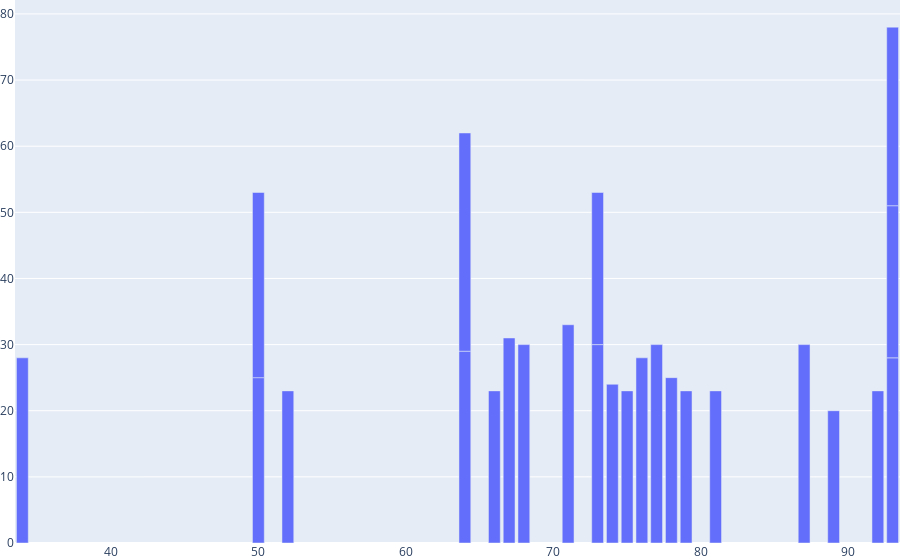

Notebook cell for this chart:
### Code cell
import plotly
import plotly.graph_objs as go
import plotly.express as px
from plotly.subplots import make_subplots

import numpy as np
import pandas as pd

fig = go.Figure()
fig.add_trace(go.Bar(x=df_barselona_final['Speed'], y=df_barselona_final['Age']))

fig.update_layout(legend_orientation="h", 
                  margin=dict(l=0, r=0, t=0, b=0))



fig.show()

### Figure 1 — Plotly figure (JSON) as saved in the notebook; plotly's stock layout.template omitted (floating-point values rounded to 4 significant figures)
{"data": [{"type": "bar", "x": [87, 77, 64, 73, 71, 34, 50, 93, 89, 75, 64, 66, 93, 68, 92, 74, 50, 78, 76, 79, 81, 73, 67, 93, 52], "y": [30, 30, 29, 30, 33, 28, 25, 28, 20, 23, 33, 23, 23, 30, 23, 24, 28, 25, 28, 23, 23, 23, 31, 27, 23]}], "layout": {"legend": {"orientation": "h"}, "margin": {"b": 0, "l": 0, "r": 0, "t": 0}}}
